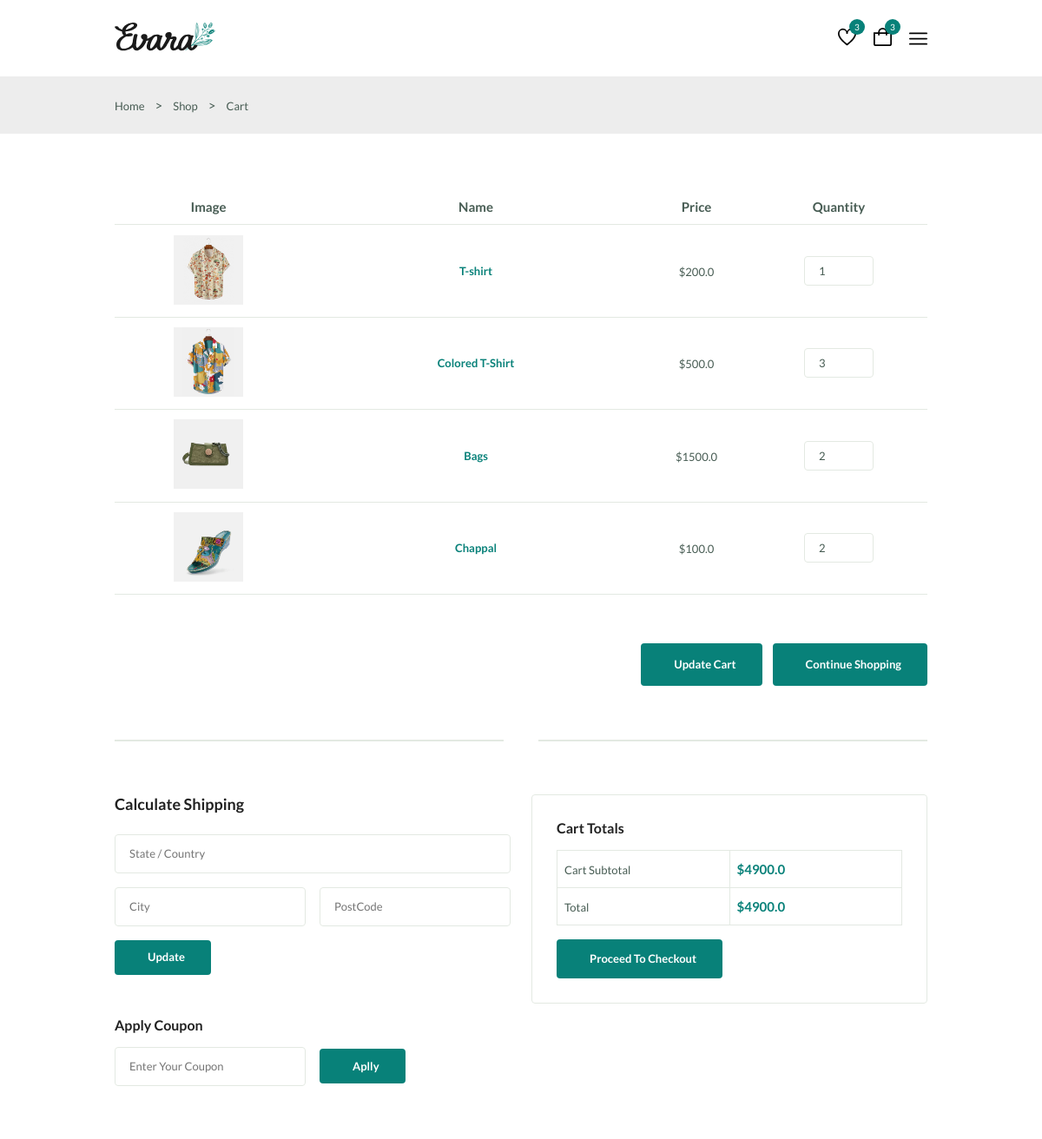
Before: /cart (signed in, upper part) with the older database file.
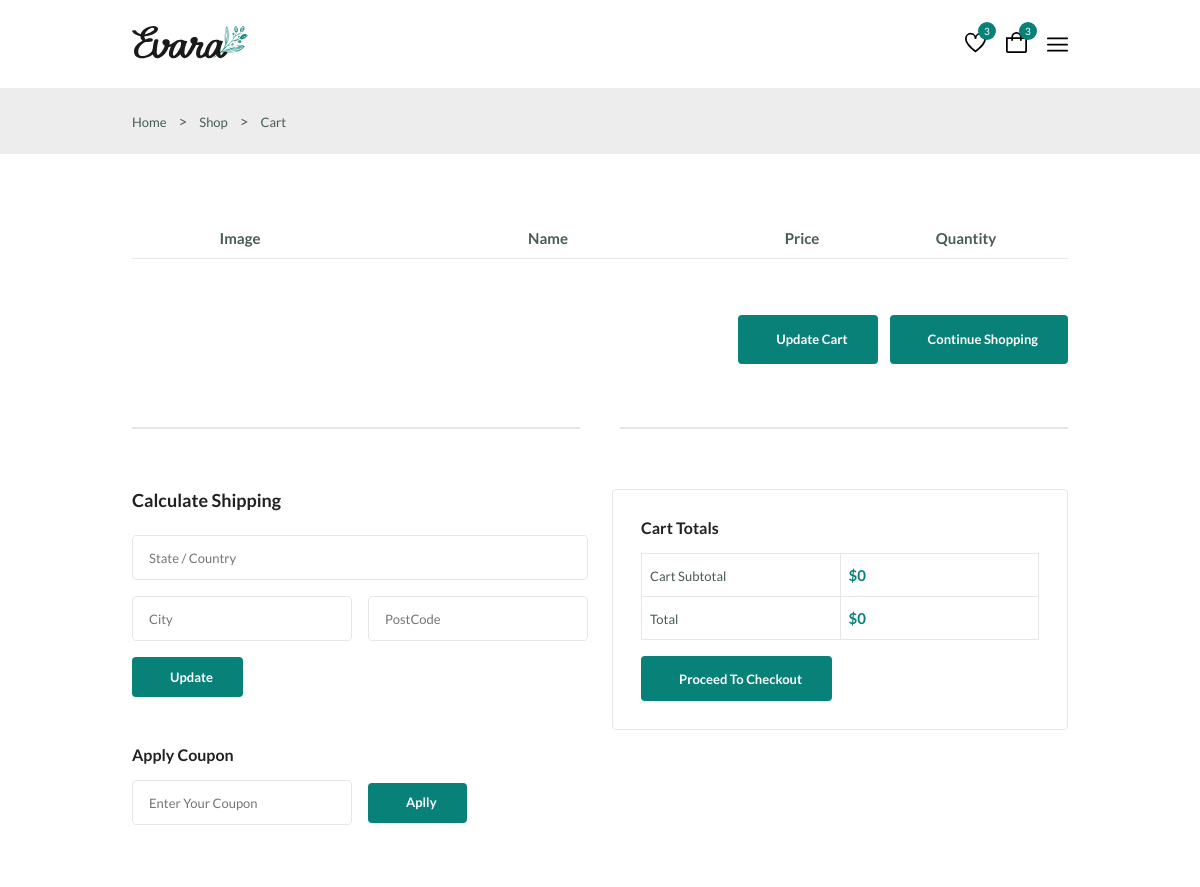
After: the same page with the newer database file.
### myapp/models.py (models this page shows)
class Cart(models.Model):
    user = models.ForeignKey(User,on_delete=models.CASCADE)
    product = models.ForeignKey(Product,on_delete=models.CASCADE)
    qty = models.IntegerField(default=1)
    def subTotal(self):
        return self.product.price*self.qty

class Product(models.Model):
    category = models.ForeignKey(Category,on_delete=models.CASCADE)
    name = models.CharField(max_length=50)
    price = models.FloatField()
    qty  =models.IntegerField()
    description = models.TextField()
    image = models.ImageField(upload_to="product_image")

### myapp/views.py (the view)
# urls.py: path("cart",cart,name="cart"),
@login_required(login_url="login_register")
def cart(request):
    carts = Cart.objects.filter(user=request.user)
    sum = 0
    for c in carts:
        sum+=(c.product.price*c.qty)
    print(sum)
    return render(request,"cart.html",{"carts":carts,"sum":sum})

### myapp/templates/cart.html (shortened to what this page needs)
{% extends "base.html" %}
{% block content %}
<main class="main">
  <section class="breadcrumb">
    <ul class="breadcrumb__list flex container">
      <li><a href="index.html" class="breadcrumb__link">Home</a></li>
      <li>></li>
      <li><span class="breadcrumb__link">Shop</span></li>
      <li>></li>
      <li><span class="breadcrumb__link">Cart</span></li>
    </ul>
  </section>
  <section class="cart section--lg container">
    <div class="table__container">
      <table class="table">
        <thead>
          <tr>
            <th>Image</th>
            <th>Name</th>
            <th>Price</th>
            <th>Quantity</th>
          </tr>
        </thead>
        <tbody>
          {%for cart in carts%}
          <tr>
            <td>
              <img src="media/{{cart.product.image}}" alt="" class="table__img" />
            </td>
            <td>
              <h3 class="table__title">
                {{cart.product.name}}
              </h3>
            </td>
            <td>
              <span class="table__price">${{cart.product.price}}</span>
            </td>
            <td><input type="number" value="{{cart.qty}}" class="quantity" onchange="changeQty(value,'{{cart.id}}')" />
            </td>
          </tr>
          {%endfor%}
        </tbody>
      </table>
    </div>
    <div class="cart__actions">
      <a href="#" class="btn flex btn__md">
         Update Cart
      </a>
      <a href="#" class="btn flex btn__md">
         Continue Shopping
      </a>
    </div>
    <div class="divider">
      <i class="fi fi-rs-fingerprint"></i>
    </div>
    <div class="cart__group grid">
      <div>
        <div class="cart__shippinp">
          <h3 class="section__title">Calculate Shipping</h3>
          <form action="" class="form grid">
            <input type="text" class="form__input" placeholder="State / Country" />
            <div class="form__group grid">
              <input type="text" class="form__input" placeholder="City" />
              <input type="text" class="form__input" placeholder="PostCode" />
            </div>
            <div class="form__btn">
              <button class="btn flex btn--sm">
                 Update
              </button>
            </div>
          </form>
        </div>
        <div class="cart__coupon">
          <h3 class="section__title">Apply Coupon</h3>
          <form action="" class="coupon__form form grid">
            <div class="form__group grid">
              <input type="text" class="form__input" placeholder="Enter Your Coupon" />
              <div class="form__btn">
                <button class="btn flex btn--sm">
                   Aplly
                </button>
              </div>
            </div>
          </form>
        </div>
      </div>
      <div class="cart__total">
        <h3 class="section__title">Cart Totals</h3>
        <table class="cart__total-table">
          <tr>
            <td><span class="cart__total-title">Cart Subtotal</span></td>
            <td><span class="cart__total-price">${{sum}}</span></td>
          </tr>
          <tr>
            <td><span class="cart__total-title">Total</span></td>
            <td><span class="cart__total-price">${{sum}}</span></td>
          </tr>
        </table>
        <a href="{%url 'checkout'%}" class="btn flex btn--md">
           Proceed To Checkout
        </a>
      </div>
    </div>
  </section>
</main>
{% endblock %}

Changed rows visible on the page:
removed Cart: product.image (picture), product.name "T-shirt", product.price "200.0", qty "1"
removed Cart: product.image (picture), product.name "Colored T-Shirt", product.price "500.0", qty "3"
removed Cart: product.image (picture), product.name "Bags", product.price "1500.0", qty "2"
removed Cart: product.image (picture), product.name "Chappal", product.price "100.0", qty "2"
Other visible differences:
{{ sum }}: "4900.0" → "0"
